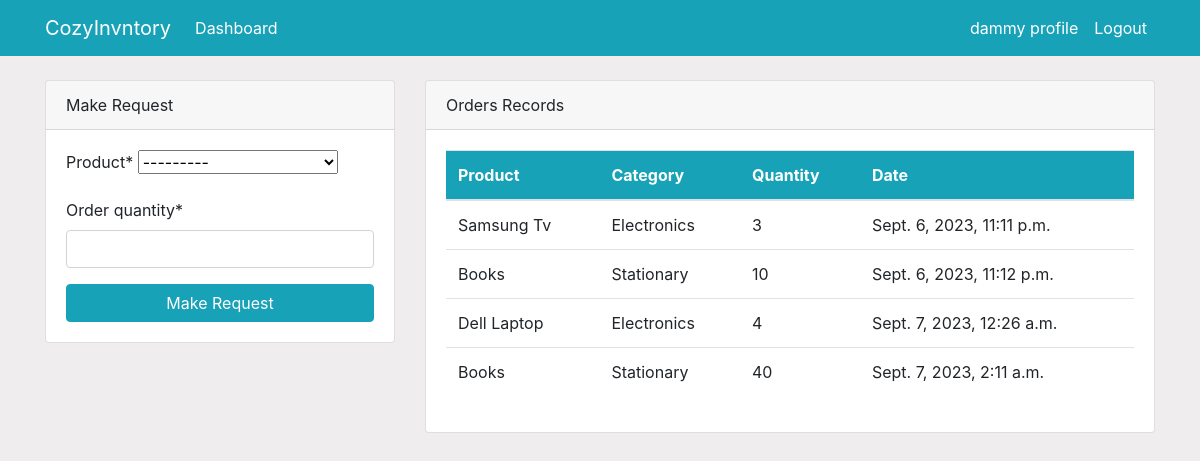
The app's page /dashboard/ (signed in) with its own data.
### dashboard/models.py (models this page shows, shortened)
class Order(models.Model):
    product = models.ForeignKey(Product, on_delete=models.CASCADE, null=True)
    staff = models.ForeignKey(User, models.CASCADE, null=True)
    order_quantity = models.PositiveIntegerField(null=True)
    date = models.DateTimeField(auto_now_add=True)
    class Meta:
        verbose_name_plural = 'Order'

class Product(models.Model):
    name = models.CharField(max_length=100, null=True)
    category = models.CharField(max_length=20, choices=CATEGORY, null=True)
    quantity = models.PositiveIntegerField(null=True)
    class Meta:
        verbose_name_plural = 'Product'
    def __str__(self):
        return f'{self.name} - {self.quantity}'

### dashboard/views.py (the view)
# urls.py: path('dashboard/', views.index, name='dashboard-index'),
@login_required
def index(request):
    orders=Order.objects.all()
    products=Product.objects.all()
    staffs=User.objects.all()
    if request.method == "POST":
        form = OrderForm(request.POST)
        if form.is_valid():
            instance = form.save(commit=False)
            instance.staff =  request.user  #assigning a user to the request made
            instance.save()
            return redirect('dashboard-index')
    else:
        form = OrderForm()
    count_order=orders.count()
    count_product=products.count()
    count_staff=staffs.count()
    context={
        'orders':orders,
        'form':form,
        'products':products,
        'count_order':count_order,
        'count_product':count_product,
        'count_staff':count_staff,
    }
    return render(request, 'dashboard/index.html', context)

### dashboard/forms.py
class OrderForm(forms.ModelForm):
    class Meta:
        model= Order
        fields =['product', 'order_quantity']

### templates/dashboard/index.html (shortened to what this page needs)
{% extends 'partials/base.html' %}
{% block content %}
    {% if user.is_authenticated and user.is_staff and user.is_superuser%}
    {% include 'partials/topnav.html' %}
        <div class="container">
            <div class="row my-5">
                <div class="col-md-6 my-2">
                    <div class="bg-white">
                        <canvas id="myChart1" width="400" height="300"></canvas>
                        <script>
                            const ctx1 = document.getElementById('myChart1').getContext('2d');
                            new Chart(ctx1, {
                            type: 'pie',
                            data: {
                                    labels: [{%for order in orders %} '{{order.product.name}}', {% endfor %}],
                                    datasets: [{
                                        label: 'Orders',
                                        data: [{% for order in orders%} '{{order.order_quantity}}', {% endfor %}],
                                        backgroundColor: [
                                            'rgba(255, 99, 132, 1)',
                                            'rgba(54, 162, 235, 1)',
                                            'rgba(255, 205, 86, 1)',
                                            'rgba(75, 192, 192, 1)',
                                            'rgba(153, 102, 255, 1)',
                                            'rgba(255, 159, 64, 1)',
                                            'rgba(201, 203, 207, 1)'
                                        ],
                                        borderColor: [
                                            'rgb(255, 99, 132)',
                                            'rgb(54, 162, 235)',
                                            'rgb(255, 205, 86)',
                                            'rgb(75, 192, 192)',
                                            'rgb(153, 102, 255)',
                                            'rgb(255, 159, 64)',
                                            'rgb(201, 203, 207)'
                                        ],
                                        borderWidth: 1
                                    }]
                            },
                            options: {
                                scales: {
                                y: {
                                    beginAtZero: true
                                }
                                }
                            }
                            });
                        </script>
                    </div>
                </div>
                <div class="col-md-6 my-2">
                    <div class="bg-white">
                        <canvas id="myChart" width="400" height="300"></canvas>
                        <script>
                            const ctx = document.getElementById('myChart').getContext('2d');
                            new Chart(ctx, {
                            type: 'bar',
                            data: {
                                    labels: [{% for product in products %} '{{product.name}}', {% endfor %}],
                                    datasets: [{
                                        label: 'products',
                                        data: [{% for product in products%} '{{product.quantity}}', {% endfor %}],
                                        backgroundColor: [
                                            'rgba(255, 99, 132, 1)',
                                            'rgba(54, 162, 235, 1)',
                                            'rgba(255, 205, 86, 1)',
                                            'rgba(75, 192, 192, 1)',
                                            'rgba(153, 102, 255, 1)',
                                            'rgba(255, 159, 64, 1)',
                                            'rgba(201, 203, 207, 1)'
                                        ],
                                        borderColor: [
                                            'rgb(255, 99, 132)',
                                            'rgb(54, 162, 235)',
                                            'rgb(255, 205, 86)',
                                            'rgb(75, 192, 192)',
                                            'rgb(153, 102, 255)',
                                            'rgb(255, 159, 64)',
                                            'rgb(201, 203, 207)'
                                        ],
                                        borderWidth: 1
                                    }]
                            },
                            options: {
                                scales: {
                                y: {
                                    beginAtZero: true
                                }
                                }
                            }
                            });
                        </script>
                    </div>
                </div>
            </div>
        </div>
    {%else%}
    {% include 'dashboard/staff_index.html'%}
    {%endif%}
{% endblock %}

### templates/partials/nav.html (shortened to what this page needs)
<nav class="navbar navbar-expand-lg navbar-info bg-info">
    {% if user.is_authenticated%}
    <div class="container">
        <a class="navbar-brand text-white"  href="{% url 'dashboard-index' %}">CozyInvntory</a>
        <div class="collapse navbar-collapse" id="navbarSupportedContent">
            <ul class="navbar-nav mr-auto">
                <li class="nav-item active">
                <a class="nav-link text-white" href="{% url 'dashboard-index' %}">Dashboard <span class="sr-only">(current)</span></a>
                </li>
            </ul>
            <ul class="navbar-nav ml-auto">
                <li class="nav-item active">
                <a class="nav-link text-white" href="{% url 'user-profile' %}">{{user.username}} profile <span class="sr-only">(current)</span></a>
                </li>
                <li class="nav-item">
                <a class="nav-link text-white" href="{% url 'user-logout' %}">Logout</a>
                </li>
            </ul>
            {%endif%}
        </div>
    </div>
</nav>

### templates/dashboard/staff_index.html (shortened to what this page needs)
{% load crispy_forms_tags %}
<div class="container">
    <div class="row mt-4">
        <div class="col-md-4">
            <div class="card">
                <div class="card-header">
                    Make Request
                </div>
                <div class="card-body">
                    <form action="" method="POST">
                      {{form|crispy}}
                      <input class="btn btn-info btn-block" type="submit" value="Make Request">
                    </form>
                </div>
            </div>
        </div>
        <div class="col-md-8">
            <div class="card">
                <div class="card-header">
                  Orders Records
                </div>
                <div class="card-body">
                    <table class="table bg-white">
                        <thead class="bg-info text-white">
                          <tr class="text-white">
                            <th scope="col">Product</th>
                            <th scope="col">Category</th>
                            <th scope="col">Quantity</th>
                            <th scope="col">Date</th>
                          </tr>
                        </thead>
                        <tbody>
                          {% for order in orders%}
                          {% if order.staff == user%}
                          <tr>
                            <td>{{order.product.name}}</td>
                            <td>{{order.product.category}}</td>
                            <td>{{order.order_quantity}}</td>
                            <td>{{order.date}}</td>
                          </tr>
                          {% endif %}
                          {% endfor %}
                        </tbody>
                    </table>
                </div>
            </div>
        </div>
    </div>
</div>

### static/style.css (style rules this page uses)
body { background: rgb(230, 227, 227, 0.624); }

### records on screen
Order: product.name "Samsung Tv", product.category "Electronics", order_quantity "3", date "Sept. 6, 2023, 11:11 p.m."
Order: product.name "Books", product.category "Stationary", order_quantity "10", date "Sept. 6, 2023, 11:12 p.m."
Order: product.name "Dell Laptop", product.category "Electronics", order_quantity "4", date "Sept. 7, 2023, 12:26 a.m."
Order: product.name "Books", product.category "Stationary", order_quantity "40", date "Sept. 7, 2023, 2:11 a.m."

### other values on screen
{{ user.username }} "dammy"
